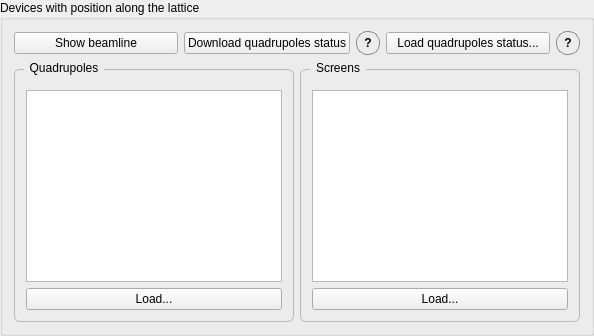
        <widget class="QGroupBox" name="devicesGroup">
         <property name="styleSheet">
          <string notr="true">QGroupBox#devicesGroup {
    border: 1px solid palette(mid);
    border-radius: 6px;
    margin-top: 8px;
    padding-top: 6px;
}
QGroupBox#devicesGroup::title {
    subcontrol-origin: margin;
    left: 10px;
    padding: 0 4px 0 4px;
}</string>
         </property>
         <property name="title">
          <string>Devices with position along the lattice</string>
         </property>
         <layout class="QVBoxLayout" name="devicesVBox">
          <item>
           <layout class="QHBoxLayout" name="horizontalLayout_8">
            <item>
             <widget class="QPushButton" name="show_beamline_button">
              <property name="maximumSize">
               <size>
                <width>240</width>
                <height>16777215</height>
               </size>
              </property>
              <property name="text">
               <string>Show beamline</string>
              </property>
             </widget>
            </item>
            <item>
             <widget class="QPushButton" name="download_quads_button">
              <property name="maximumSize">
               <size>
                <width>240</width>
                <height>16777215</height>
               </size>
              </property>
              <property name="text">
               <string>Download quadrupoles status</string>
              </property>
             </widget>
            </item>
            <item>
             <widget class="QToolButton" name="quad_status_tooltip">
              <property name="toolTip">
               <string>&lt;html&gt;&lt;head/&gt;&lt;body&gt;&lt;p&gt;Reads the quadrupole currents from the machine and synchronizes the in-memory RF-Track model through the calibrated current-to-gradient relation.&lt;/p&gt;&lt;/body&gt;&lt;/html&gt;</string>
              </property>
              <property name="styleSheet">
               <string notr="true">QToolButton#quad_status_tooltip{
    border: 1px solid #888;
    border-radius: 11px;
    min-width: 22px;
    max-width: 22px;
    min-height: 22px;
    max-height: 22px;
    padding: 0px;
    font-weight: bold;
}
QToolButton#quad_status_tooltip:hover {
    background-color: rgba(128, 128, 128, 60);
}</string>
              </property>
              <property name="text">
               <string>?</string>
              </property>
             </widget>
            </item>
            <item>
             <widget class="QPushButton" name="load_machine_status_button">
              <property name="text">
               <string>Load quadrupoles status...</string>
              </property>
             </widget>
            </item>
            <item>
             <widget class="QToolButton" name="machine_status_tooltip">
              <property name="toolTip">
               <string>Pick a file with saved quadrupole settings. RF-Track will be updated with those values, so that both real machine and simulation have the same optics.</string>
              </property>
              <property name="styleSheet">
               <string notr="true">QToolButton#machine_status_tooltip{
    border: 1px solid #888;
    border-radius: 11px;
    min-width: 22px;
    max-width: 22px;
    min-height: 22px;
    max-height: 22px;
    padding: 0px;
    font-weight: bold;
}
QToolButton#machine_status_tooltip:hover {
    background-color: rgba(128, 128, 128, 60);
}</string>
              </property>
              <property name="text">
               <string>?</string>
              </property>
             </widget>
            </item>
           </layout>
          </item>
          <item>
           <layout class="QHBoxLayout" name="devicesHBox">
            <item>
             <widget class="QGroupBox" name="quadrupolesGroup">
              <property name="styleSheet">
               <string notr="true">QGroupBox#quadrupolesGroup {
    border: 1px solid palette(mid);
    border-radius: 6px;
    margin-top: 8px;
    padding-top: 6px;
}
QGroupBox#quadrupolesGroup::title {
    subcontrol-origin: margin;
    left: 10px;
    padding: 0 4px 0 4px;
}</string>
              </property>
              <property name="title">
               <string>Quadrupoles</string>
              </property>
              <layout class="QVBoxLayout" name="quadrupolesVBox">
               <item>
                <widget class="QListWidget" name="quadrupoles_list">
                 <property name="selectionMode">
                  <enum>QAbstractItemView::ExtendedSelection</enum>
                 </property>
                </widget>
               </item>
               <item>
                <widget class="QPushButton" name="load_quadrupoles_button">
                 <property name="text">
                  <string>Load...</string>
                 </property>
                </widget>
               </item>
              </layout>
             </widget>
            </item>
            <item>
             <widget class="QGroupBox" name="screensGroup">
              <property name="styleSheet">
               <string notr="true">QGroupBox#screensGroup {
    border: 1px solid palette(mid);
    border-radius: 6px;
    margin-top: 8px;
    padding-top: 6px;
}
QGroupBox#screensGroup::title {
    subcontrol-origin: margin;
    left: 10px;
    padding: 0 4px 0 4px;
}</string>
              </property>
              <property name="title">
               <string>Screens</string>
              </property>
              <layout class="QVBoxLayout" name="screensVBox">
               <item>
                <widget class="QListWidget" name="screens_list">
                 <property name="selectionMode">
                  <enum>QAbstractItemView::ExtendedSelection</enum>
                 </property>
                </widget>
               </item>
               <item>
                <widget class="QPushButton" name="load_screens_button">
                 <property name="text">
                  <string>Load...</string>
                 </property>
                </widget>
               </item>
              </layout>
             </widget>
            </item>
           </layout>
          </item>
         </layout>
        </widget>
